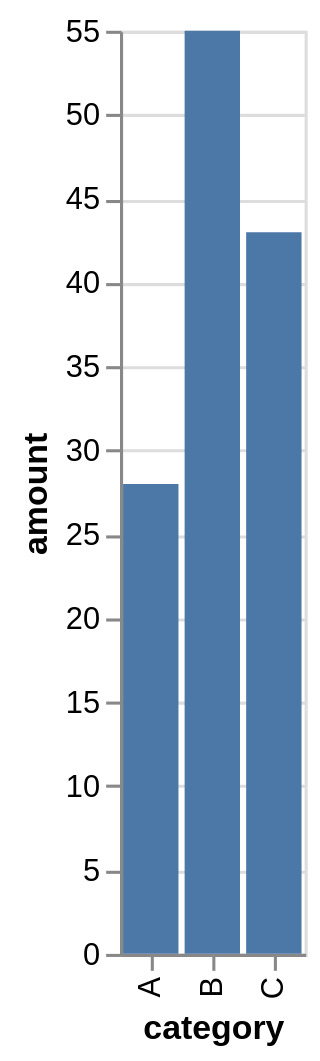

Vega-Lite specification for this chart:
### Vega-Lite specification from a JSON file in a GitHub repository (floating-point values rounded to 4 significant figures)
{"$schema": "https://vega.github.io/schema/vega-lite/v5.json", "description": "Valid bar chart fixture.", "data": {"values": [{"category": "A", "amount": 28}, {"category": "B", "amount": 55}, {"category": "C", "amount": 43}]}, "mark": "bar", "encoding": {"x": {"field": "category", "type": "nominal"}, "y": {"field": "amount", "type": "quantitative"}}}
